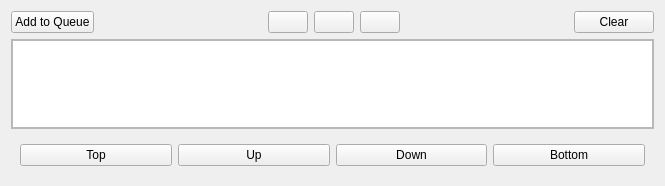
<?xml version="1.0" encoding="UTF-8"?>
<ui version="4.0">
 <class>Form</class>
 <widget class="QWidget" name="Form">
  <property name="geometry">
   <rect>
    <x>0</x>
    <y>0</y>
    <width>665</width>
    <height>186</height>
   </rect>
  </property>
  <property name="windowTitle">
   <string>Form</string>
  </property>
  <layout class="QVBoxLayout" name="verticalLayout">
   <item>
    <layout class="QHBoxLayout" name="horizontalLayout">
     <item>
      <widget class="QPushButton" name="addQueueButton">
       <property name="toolTip">
        <string>Add plan to queue</string>
       </property>
       <property name="text">
        <string>Add to Queue</string>
       </property>
       <property name="icon">
        <iconset>
         <normaloff>plus.png</normaloff>plus.png</iconset>
       </property>
      </widget>
     </item>
     <item>
      <spacer name="horizontalSpacer_1">
       <property name="orientation">
        <enum>Qt::Horizontal</enum>
       </property>
       <property name="sizeHint" stdset="0">
        <size>
         <width>40</width>
         <height>20</height>
        </size>
       </property>
      </spacer>
     </item>
     <item>
      <widget class="QPushButton" name="editButton">
       <property name="toolTip">
        <string>Edit plan</string>
       </property>
       <property name="icon">
        <iconset>
         <normaloff>edit.png</normaloff>edit.png</iconset>
       </property>
      </widget>
     </item>
     <item>
      <widget class="QPushButton" name="duplicateButton">
       <property name="toolTip">
        <string>Duplicate plan</string>
       </property>
       <property name="text">
        <string/>
       </property>
       <property name="icon">
        <iconset>
         <normaloff>duplicate.png</normaloff>duplicate.png</iconset>
       </property>
      </widget>
     </item>
     <item>
      <widget class="QPushButton" name="deleteButton">
       <property name="toolTip">
        <string>Delete plan</string>
       </property>
       <property name="icon">
        <iconset>
         <normaloff>delete.png</normaloff>delete.png</iconset>
       </property>
      </widget>
     </item>
     <item>
      <spacer name="horizontalSpacer_2">
       <property name="orientation">
        <enum>Qt::Horizontal</enum>
       </property>
       <property name="sizeHint" stdset="0">
        <size>
         <width>40</width>
         <height>20</height>
        </size>
       </property>
      </spacer>
     </item>
     <item>
      <widget class="QPushButton" name="clearButton">
       <property name="toolTip">
        <string>Clear queue</string>
       </property>
       <property name="text">
        <string>Clear</string>
       </property>
       <property name="icon">
        <iconset>
         <normaloff>clear.png</normaloff>clear.png</iconset>
       </property>
      </widget>
     </item>
    </layout>
   </item>
   <item>
    <widget class="QFrame" name="frame">
     <property name="minimumSize">
      <size>
       <width>0</width>
       <height>0</height>
      </size>
     </property>
     <property name="frameShape">
      <enum>QFrame::StyledPanel</enum>
     </property>
     <property name="frameShadow">
      <enum>QFrame::Raised</enum>
     </property>
     <layout class="QHBoxLayout" name="horizontalLayout_2">
      <property name="leftMargin">
       <number>0</number>
      </property>
      <property name="topMargin">
       <number>0</number>
      </property>
      <property name="rightMargin">
       <number>0</number>
      </property>
      <property name="bottomMargin">
       <number>0</number>
      </property>
      <item>
       <widget class="QTableView" name="tableView"/>
      </item>
     </layout>
    </widget>
   </item>
   <item>
    <widget class="QWidget" name="widget" native="true">
     <layout class="QHBoxLayout" name="horizontalLayout_3">
      <item>
       <widget class="QPushButton" name="moveTopButton">
        <property name="text">
         <string>Top</string>
        </property>
        <property name="icon">
         <iconset>
          <normaloff>top.png</normaloff>top.png</iconset>
        </property>
       </widget>
      </item>
      <item>
       <widget class="QPushButton" name="moveUpButton">
        <property name="text">
         <string>Up</string>
        </property>
        <property name="icon">
         <iconset>
          <normaloff>up.png</normaloff>up.png</iconset>
        </property>
       </widget>
      </item>
      <item>
       <widget class="QPushButton" name="moveDownButton">
        <property name="text">
         <string>Down</string>
        </property>
        <property name="icon">
         <iconset>
          <normaloff>down.png</normaloff>down.png</iconset>
        </property>
       </widget>
      </item>
      <item>
       <widget class="QPushButton" name="moveBottomButton">
        <property name="text">
         <string>Bottom</string>
        </property>
        <property name="icon">
         <iconset>
          <normaloff>bottom.png</normaloff>bottom.png</iconset>
        </property>
       </widget>
      </item>
     </layout>
    </widget>
   </item>
  </layout>
 </widget>
 <resources/>
 <connections/>
</ui>
